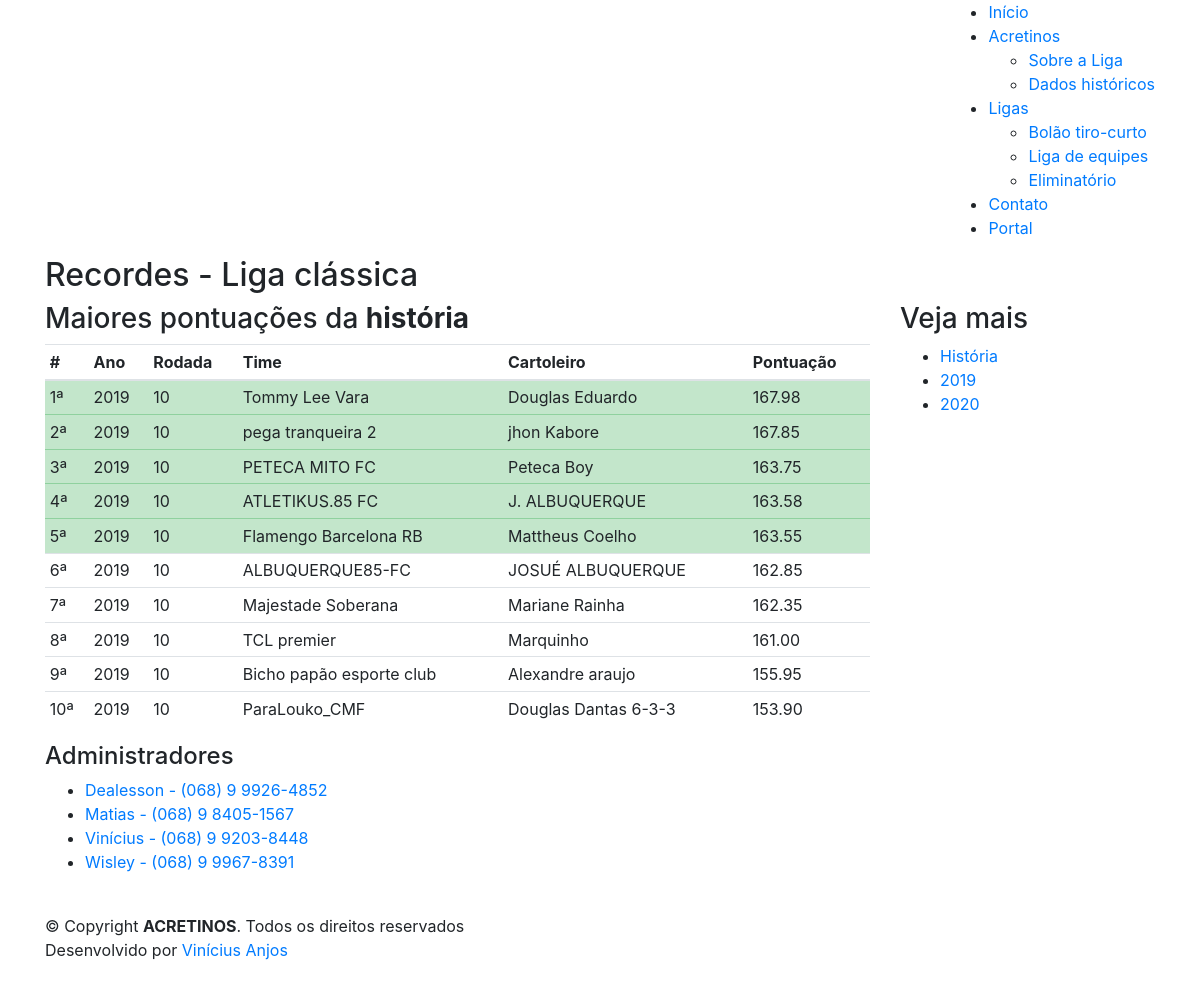
Page /index.php/historico/recordesclassica on the committed database.
### tables this page shows
CREATE TABLE `ytop` (
  `topid` int(11) NOT NULL,
  `topyear` int(11) NOT NULL,
  `topround` int(11) NOT NULL,
  `topdesc` tinyint(2) NOT NULL,
  `toptype` tinyint(2) NOT NULL,
  `topcoach` varchar(255) NOT NULL,
  `topteam` varchar(255) NOT NULL,
  `topaward` float NOT NULL
);

### application/controllers/Historico.php (called while the page is built, shortened)
<?php
class Historico extends CI_Controller {
    public function recordesclassica() {
        $this->load->model('YtopModel');
        $ytop = new YtopModel();
        $data = $ytop->listingclassic();
        $msg = array("top" => $data, "desc" => 2);
        $this->load->view('template/header');
        $this->load->view('classicrecords', $msg);
        $this->load->view('template/footer');
    }
}

### index.php (called while the page is built, shortened)
<?php
require_once BASEPATH.'core/CodeIgniter.php';

### application/models/YtopModel.php (called while the page is built, shortened)
<?php
class YtopModel extends CI_Model{
    public function listingclassic() {
        $this->db->where("toptype", 1);
        $this->db->where("topdesc", 2);
        $this->db->order_by("topaward", "desc");
        $this->db->order_by("topteam", "asc");
        return $this->db->get("ytop")->result();
    }
}

### application/views/classicrecords.php (the view, shortened to what this page needs)
<head>
</head>
<main id="main">
	<section id="breadcrumbs" class="breadcrumbs">
		<div class="container">
			<div class="d-flex justify-content-between align-items-center">
				<h2>Recordes - Liga clássica</h2>
			</div>
		</div>
	</section>
	<section id="blog" class="blog">
		<div class="container">
			<div class="row">
				<div class="col-lg-9 entries">
					<article class="entry" data-aos="fade-up">
						<?php if($desc == 2){ ?>
							<h3> Maiores pontuações da <strong> história </strong> </h3>
						<?php } else { ?>
							<h3> Maiores pontuações de <strong> <?= $year ?> </strong> </h3>
						<?php } ?>
						<table class="table table-sm table-hover table-responsive-sm">
							<?php if ($top) { ?>
								<thead>
									<tr>
										<th title="Posição">#</th>
										<?php if($desc == 2){ ?>
											<th title="Ano">Ano</th>
										<?php } ?>
										<th title="Rodada">Rodada</th>
										<th title="Time">Time</th>
										<th title="Cartoleiro">Cartoleiro</th>
										<th title="Pontuação">Pontuação</th>
									</tr>
								</thead>
								<tbody>
									<?php $cont = 0;  ?>
									<?php foreach ($top as $top_team) {  ?>
										<?php $cont++; ?>
										<tr class="<?php if($cont <6) {echo "table-success";} ?>">
											<td><?php echo $cont."ª" ?></td>
											<?php if($desc == 2){ ?>
												<td><?php echo $top_team->topyear ?></td>
											<?php } ?>
											<td><?php echo $top_team->topround ?></td>
											<td><?php echo $top_team->topteam ?></td>
											<td><?php echo $top_team->topcoach ?></td>
											<td><?php echo number_format($top_team->topaward, 2, '.', '') ?></td>
										</tr>
									<?php } ?>
								</tbody>
							<?php }else{ ?>
								<h4>Não existe informações para sua busca!</h4>
							<?php } ?>
						</table>
					</article>
				</div>
				<div class="col-lg-3">
					<div class="sidebar" data-aos="fade-left">
						<h3 class="sidebar-title">Veja mais</h3>
						<div class="sidebar-item categories">
							<ul>
								<li><a href="<?= base_url('historico/recordesclassica');?>"> História </a></li>
								<li><a href="<?= base_url('historico/recordesclassicaano/2019');?>"> 2019 </a></li>
								<li><a href="<?= base_url('historico/recordesclassicaano/2020');?>"> 2020 </a></li>
							</ul>
						</div>
					</div>
				</div>
			</div>
		</div>
    </section>
</main>

### application/views/template/header.php (style rules this page uses)
a:link { text-decoration:none; }

### rows in the picture
ytop: topyear "2019", topround "10", topteam "Tommy Lee Vara", topcoach "Douglas Eduardo", topaward "167.98"
ytop: topyear "2019", topround "10", topteam "pega tranqueira 2", topcoach "jhon Kabore", topaward "167.85"
ytop: topyear "2019", topround "10", topteam "PETECA MITO FC", topcoach "Peteca Boy", topaward "163.75"
ytop: topyear "2019", topround "10", topteam "ATLETIKUS.85 FC", topcoach "J. ALBUQUERQUE", topaward "163.58"
ytop: topyear "2019", topround "10", topteam "Flamengo Barcelona RB", topcoach "Mattheus Coelho", topaward "163.55"
ytop: topyear "2019", topround "10", topteam "ALBUQUERQUE85-FC", topcoach "JOSUÉ ALBUQUERQUE", topaward "162.85"
ytop: topyear "2019", topround "10", topteam "Majestade Soberana", topcoach "Mariane Rainha", topaward "162.35"
ytop: topyear "2019", topround "10", topteam "TCL premier", topcoach "Marquinho", topaward "161.00"
ytop: topyear "2019", topround "10", topteam "Bicho papão esporte club", topcoach "Alexandre araujo", topaward "155.95"
ytop: topyear "2019", topround "10", topteam "ParaLouko_CMF", topcoach "Douglas Dantas 6-3-3", topaward "153.90"
